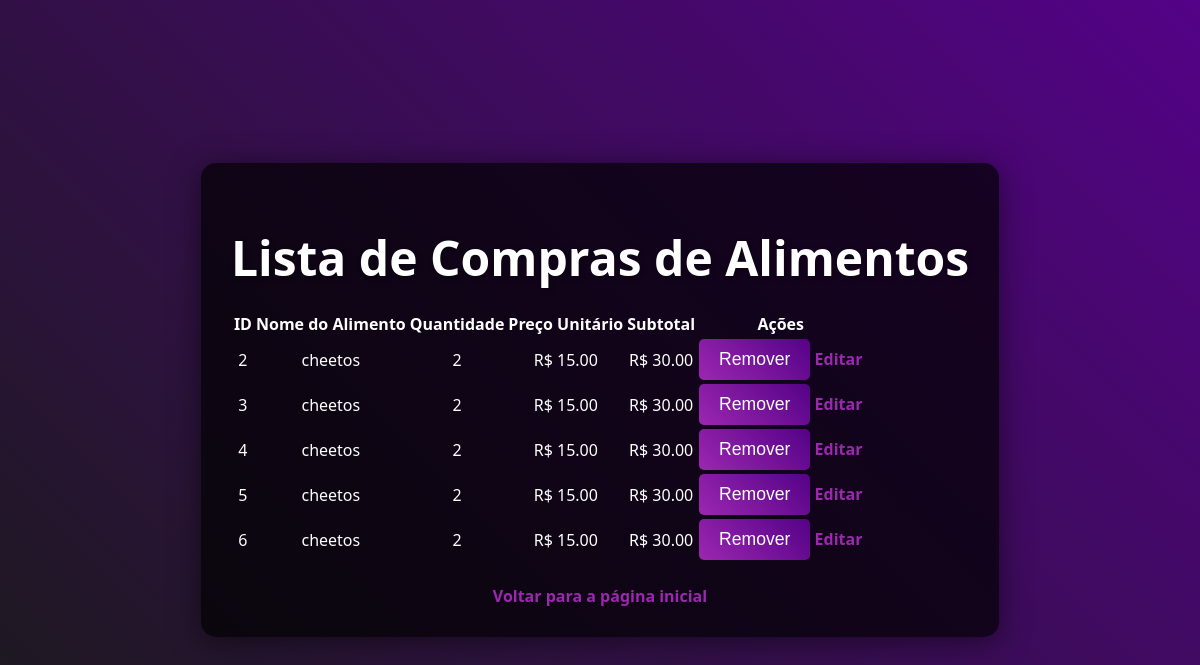
/compras_alimentos (signed in), run on the app's committed database.
### cinema/models.py (models this page shows)
class CompraAlimento(db.Model):
    id = db.Column(db.Integer, primary_key=True, autoincrement=True)
    alimento_id = db.Column(db.Integer, db.ForeignKey('alimento.id'), nullable=False)
    quantidade = db.Column(db.Integer, nullable=False, default=1)
    preco_unitario = db.Column(db.Float, nullable=False)
    subtotal = db.Column(db.Float, nullable=False)
    alimento = db.relationship('Alimento', backref=db.backref('compras', lazy=True))

class Alimento(db.Model):
    id = db.Column(db.Integer, primary_key=True, autoincrement=True)
    nome = db.Column(db.String(100), nullable=False)
    preco = db.Column(db.Float, nullable=False)
    quantidade = db.Column(db.Integer, nullable=False)
    tipoDeAlimentos = db.Column(db.String(50))

### app.py (the view)
@app.route('/compras_alimentos', methods=['GET'])
@login_required
@admin_required
def listar_compras_alimentos():
    compras_alimentos = CompraAlimento.query.all()
    return render_template('compras_alimentos.html', compras_alimentos=compras_alimentos)

### app.py (called while the page is built)
def admin_required(f):
    @wraps(f)
    def decorated_function(*args, **kwargs):
        if not current_user.is_authenticated:  # Verifica se o usuário está autenticado
            flash("Você precisa estar logado para acessar esta página.", "warning")
            return redirect(url_for('login'))  # Redireciona para login se não estiver logado
        if not current_user.is_admin:  # Verifica se o usuário é admin usando current_user
            flash("Acesso restrito para administradores.", "danger")
            return redirect(url_for('perfil'))  # Redireciona para a página do perfil do usuário
        return f(*args, **kwargs)
    return decorated_function

### cinema/__init__.py (called while the page is built)
def create_app():
    app = Flask(__name__, static_url_path='/static')
    app.secret_key = '17052008'
    project_dir = os.path.dirname(os.path.abspath(__file__))
    cinema_file = "sqlite:///{}".format(os.path.join(project_dir, "Cinema.db"))
    app.config["SQLALCHEMY_DATABASE_URI"] = cinema_file
    app.config["SQLALCHEMY_TRACK_MODIFICATIONS"] = False
    login_manager = LoginManager()
    login_manager.init_app(app)
    @login_manager.user_loader
    def load_user(user_id):
        from cinema.models import Usuario
        return Usuario.query.get(int(user_id))
    db.init_app(app)
    return app

### cinema/templates/compras_alimentos.html (shortened to what this page needs)
<!DOCTYPE html>
<html lang="en">
    <head>
        <link rel="stylesheet" type="text/css" href="{{ url_for('static', filename='css/login.css') }}">
    </head>
    <body>
        <div class="container">
            <h1>Lista de Compras de Alimentos</h1>
            {% if compras_alimentos %}
                <table>
                    <thead>
                        <tr>
                            <th>ID</th>
                            <th>Nome do Alimento</th>
                            <th>Quantidade</th>
                            <th>Preço Unitário</th>
                            <th>Subtotal</th>
                            <th>Ações</th>
                        </tr>
                    </thead>
                    <tbody>
                        {% for compra in compras_alimentos %}
                            <tr>
                                <td>{{ compra.id }}</td>
                                <td>{{ compra.alimento.nome }}</td>
                                <td>{{ compra.quantidade }}</td>
                                <td>R$ {{ "%.2f"|format(compra.preco_unitario) }}</td>
                                <td>R$ {{ "%.2f"|format(compra.subtotal) }}</td>
                                <td>
                                    <form action="{{ url_for('remover_compra_alimento') }}" method="POST" style="display:inline;">
                                        <button type="submit">Remover</button>
                                    </form>
                                    <a href="{{ url_for('atualizar_compra_alimento') }}?id={{ compra.id }}">Editar</a>
                                </td>
                            </tr>
                        {% endfor %}
                    </tbody>
                </table>
            {% else %}
                <p>Não há compras registradas no momento.</p>
            {% endif %}
            <br>
            <a href="{{ url_for('logado') }}">Voltar para a página inicial</a>
        </div>
    </body>
</html>

### cinema/static/css/Login.css (style rules this page uses)
body { font-family:system-ui, -apple-system, BlinkMacSystemFont, 'Segoe UI', Roboto, Oxygen, Ubuntu, Cantarell, 'Open Sans', 'Helvetica Neue', sans-serif ; background: linear-gradient(45deg, #1a1a1a, #540287); color: #fff; margin: 0; padding: 0; display: flex; justify-content: center; align-items: center; height: 100vh; flex-direction: column; }
.container { text-align: center; padding: 30px; background: rgba(0, 0, 0, 0.7); border-radius: 15px; box-shadow: 0 4px 30px rgba(0, 0, 0, 0.5); }
h1 { font-size: 3em; margin-bottom: 20px; text-shadow: 2px 2px 5px rgba(0, 0, 0, 0.3); }
button { background: linear-gradient(45deg, #9c27b0, #540287); color: white; padding: 10px 20px; border: none; font-size: 1.1em; border-radius: 5px; cursor: pointer; transition: all 0.3s ease; }
a { color: #9c27b0; text-decoration: none; font-weight: bold; }

### data on the page
CompraAlimento: id "2", alimento.nome "cheetos", quantidade "2", preco_unitario "15.00", subtotal "30.00"
CompraAlimento: id "3", alimento.nome "cheetos", quantidade "2", preco_unitario "15.00", subtotal "30.00"
CompraAlimento: id "4", alimento.nome "cheetos", quantidade "2", preco_unitario "15.00", subtotal "30.00"
CompraAlimento: id "5", alimento.nome "cheetos", quantidade "2", preco_unitario "15.00", subtotal "30.00"
CompraAlimento: id "6", alimento.nome "cheetos", quantidade "2", preco_unitario "15.00", subtotal "30.00"
